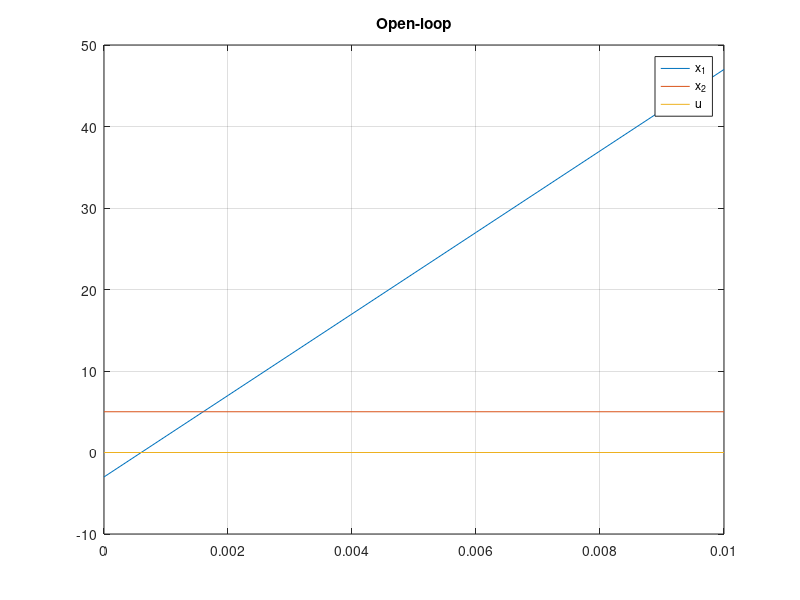

The MATLAB script that drew this image: (Note: this script raises an error after producing the figure.)
clear all, close all, clc


A = [1 1; 0 1];
B = [0; 1];
C = [1 0];
D = 0;
%sampling time
ts = 1e-3;
%% state-space object

sys = ss(A,B,C,D,ts)

% open-loop eigenvalues

eigen_ol = eig(A)

%% natural response of the open-loop system

tHor = 10e-3;

x = [-3; 5];

u = 0;

x_History = x;
u_History = u;

for i=ts:ts:tHor
   x = A*x + B*u;
   x_History = [x_History x];
   u_History = [u_History u];
    
end

t = 0:ts:tHor;

plot(t,x_History(1,:),t,x_History(2,:),t,u_History);
grid on
legend('x_1','x_2','u')
title('Open-loop')

%% LQR problem

% weighting matrices

Q = [10 0;
     0 10];
 
R = [0.001];

N = 0;

% solution to LQR problem

[K, S, eigen_CL] = dlqr(A, B, Q, R, N)

K = -K

%% natural response of the closed-loop system

tHor = 50e-3;

x = [-3; 5];

u = 0;

x_History = x;
u_History = u;

for i=ts:ts:tHor
   u = K*x;
   x = A*x + B*u;
   x_History = [x_History x];
   u_History = [u_History u];
    
end

t = 0:ts:tHor;

figure(2)
plot(t,x_History(1,:),t,x_History(2,:),t,u_History);
grid on
legend('x_1','x_2','u')
title('Closed-loop')